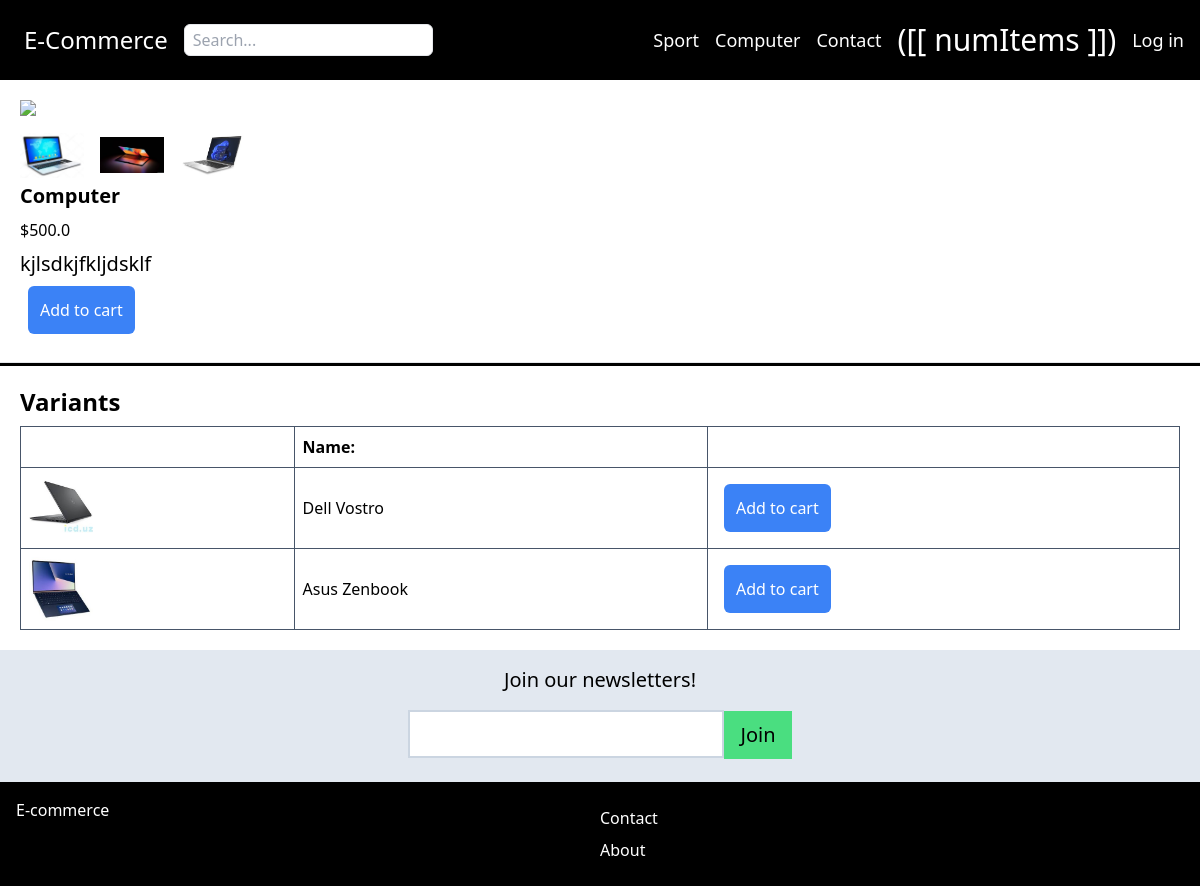
Page /store/products/sdkfjdslkjf/ on the committed database.
### Apps/store/models.py (models this page shows, shortened)
class Category(models.Model):
    title = models.CharField(max_length=255)
    slug = models.SlugField(max_length=255, unique=True)
    ordering = models.IntegerField(default=0)
    class Meta:
        verbose_name_plural = 'Categories'
        ordering = ('ordering',)

class Product(models.Model):
    category = models.ForeignKey(Category, related_name='products', on_delete=models.CASCADE)
    title = models.CharField(max_length=255)
    slug = models.SlugField(max_length=255, unique=True)
    description = models.TextField(null=True, blank=True)
    price = models.FloatField()
    date_added = models.DateTimeField(auto_now_add=True)
    is_featured = models.BooleanField(default=False)
    num_available = models.IntegerField(default=1)
    parent_product = models.ForeignKey('self', related_name='variants', on_delete=models.CASCADE, blank=True, null=True)
    image = models.ImageField(upload_to='uploads/', blank=True, null=True)
    thumbnail = models.ImageField(upload_to='uploads/',blank=True, null=True)
    class Meta:
        ordering = ('-date_added',)

### Apps/store/views.py (the view)
# urls.py: path("products/<slug:slug>/", ProductDetailView, name="product_detail"),
def ProductDetailView(request, slug):
    product = get_object_or_404(Product, slug=slug)
    if product.parent_product:
        return redirect('store:product_detail', slug=product.parent_product.slug)
    allImages = [{ "image": product.image.url, "thumbnail": product.thumbnail.url }]
    allImages += [{ "image": image.image.url, "thumbnail": image.thumbnail.url } for image in product.images.all()]
    cart = Cart(request)
    inCart = str(product.pk) in cart.cart
    context = {
        "product": product,
        "allImages": json.dumps(allImages),
        "inCart": json.dumps({"inCart": inCart})
    }
    return render(request, "product_detail.html", context=context)

### Apps/cart/cart.py (called while the page is built)
    def get_total_price(self):
        return sum(item['total_price'] for item in self.cart.values())

    def get_total_length(self):
        return str(sum(item['quantity'] for item in self.cart.values()))

### Apps/cart/context_processors.py (called while the page is built)
def cart(request):
    cart = Cart(request)
    return { "cart": cart }

### Apps/store/context_processors.py (called while the page is built)
def menu_categories(request):
    categories = Category.objects.all()
    return {"menu_categories": categories}

### Apps/store/templates/product_detail.html (shortened to what this page needs)
{% extends "base.html" %}
{% block content %}
<div id="productapp" data-allimages='{{ allImages }}' data-incart='{{ inCart }}'>
    <div class="w-full flex flex-col items-start justify-center  min-w-48 rounded m-5">
        <figure class="w-96 h-auto mb-3">
            <img :src="mainImage"></td>
        </figure>
        <div class="flex items-center justify-center">
            <figure class="w-16 h-auto mr-4" v-if="allImages.length > 1" v-for="image in allImages">
                <img :src="image.thumbnail" @click="changeImageTo(image.image)"></td>
            </figure>
        </div>
        <div class="font-bold text-xl mb-2">
            {{ product.title }}
        </div>
        <p class="text-base mb-2">
            ${{ product.price }}
        </p>
        <p class="text-base text-xl">
            {{ product.description }}
        </p>
        <button v-else-if="num_available > 0" class="bg-blue-500 text-white hover:bg-blue-700 m-2 p-3 rounded-md" @click="addToCart({{ product.pk }})">Add to cart</button>
    </div>
    {% if product.variants.all %}
        <hr class="bg-black h-1 my-4">
        <div class="m-5">
            <h1 class="text-2xl font-bold my-2">Variants</h1>
            <table class="w-full">
                <thead>
                    <tr>
                        <th class="text-left border border-slate-600 p-2"></th>
                        <th class="text-left border border-slate-600 p-2">Name:</th>
                        <th class="text-left border border-slate-600 p-2"></th>
                    </tr>
                </thead>
                <tbody>
                    {% for variant in product.variants.all %}
                        <tr>
                            <td class="border border-slate-600 p-2">
                                <figure class="w-16 h-16">
                                    <img src="{{ variant.thumbnail.url }}">
                                </figure>
                            </td>
                            <td class="border border-slate-600 p-2">
                                    {{ variant.title }}
                            </td>
                            <td class="border border-slate-600 p-2">
                                <button class="bg-blue-500 text-white hover:bg-blue-700 m-2 p-3 rounded-md" @click="addToCart({{ variant.pk }})">Add to cart</button>
                            </td>
                        </tr>
                    {% endfor %}
                </tbody>
            </table>
        </div>
    {% endif %}
</div>
{% endblock %}

### Apps/core/templates/base.html (shortened to what this page needs)
{% load static %}
<!DOCTYPE html>
<html>
    <head>
        <link rel="stylesheet" href="https://cdnjs.cloudflare.com/ajax/libs/primeicons/3.0.0/primeicons.css" />
        <link rel="stylesheet" href="{% static 'main.css' %}">
        <script src="https://cdn.tailwindcss.com"></script>
<body>
    <nav class="flex flex-col md:flex-row items-center justify-between flex-wrap md:bg-black" id='navbarapp' data-cartlength="{{ cart.get_total_length }}" data-totalprice="{{ cart.get_total_price }}">
        <div class="w-full md:w-min text-nowrap flex items-center justify-between bg-black  p-6">
            <a href="{% url 'core:frontpage' %}" class="text-2xl text-white">E-Commerce</a>
            <div>
                <form method="get" action="{% url 'store:search' %}">
                    <input class="border rounded-md ml-4 mr-2 h-8 p-2" type="text" name="query" placeholder="Search..." value="{{ query }}" required>
                </form>
            </div>
        </div>
        <div class="flex flex-row items-center justify-center text-black md:bg-black md:text-white m-0">
            <div id = "main-navbar" class="flex flex-col items-center justify-center gap-4 md:flex md:flex-row" :class="{'hidden': menuClass}">
                {% for category in menu_categories %}
                    <div>
                       <a class="text-lg transition-all duration-200 hover:text-xl" href="{% url 'store:category_detail' category.slug %}">{{ category.title }}</a>
                    </div>
                {% endfor %}
                <div>
                    <a class="text-lg transition-all duration-200 hover:text-xl" href="{% url 'core:contact' %}">Contact</a>
                </div>
                <div>
                    <a class="text-3xl transition-all duration-200 hover:text-4xl" href="{% url 'cart:cart' %}">([[ numItems ]])</a>
                </div>
                {% if request.user.is_authenticated %}
                    <div class="mr-4">
                        <a class="text-3xl transition-all duration-200 hover:text-4xl" href="{% url 'myaccount:myaccount' %}"><i class="pi pi-user"></i></a>
                    </div>
                {% else %}
                    <div class="mr-4">
                        <a class="text-lg transition-all duration-200 hover:text-xl" href="{% url 'login' %}">Log in</a>
                    </div>
                {% endif %}
            </div>
        </div>
    </nav>
    {% block content %}
    {% endblock content %}
    {% include 'parts/newsletter.html' %}
    <footer class="w-full bg-black text-white p-4">
        <div class="flex flex-row items-start justify-between flex-wrap">
            <div class="flex-1 min-w-min">
                E-commerce
            </div>
            <div class="flex-1 min-w-min">
                <a href="{% url 'core:contact' %}" class="block my-2">Contact</a>
                <a href="{% url 'core:about' %}" class="block my-2">About</a>
            </div>
        </div>
    </footer>
</body>
</html>

### rows in the picture
Category: title "Sport"
Category: title "Computer"
Product: title "Computer", price "500.0", description "kjlsdkjfkljdsklf"
Product: thumbnail (picture), title "Dell Vostro"
Product: thumbnail (picture), title "Asus Zenbook"
